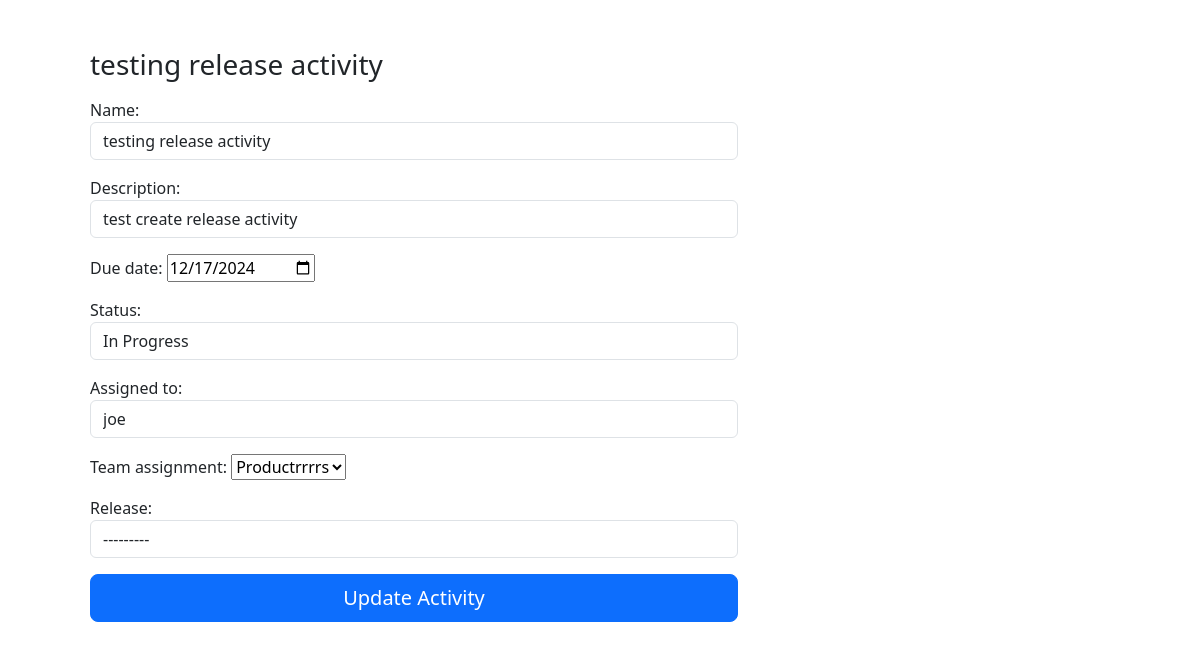
The page /activity_detail/1 on the database as committed earlier.
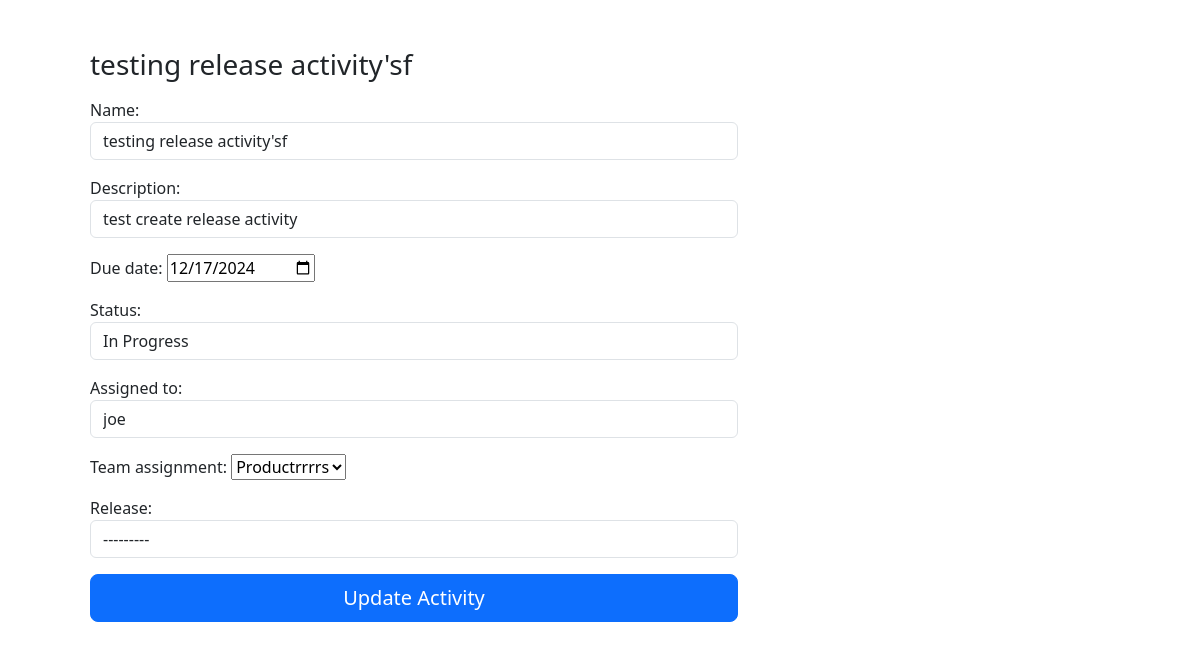
The same page on the database as committed later.
### bettergtm_backend/models.py (models this page shows, shortened)
class ReleaseActivity(models.Model):
  name = models.CharField(max_length=100)
  description = models.TextField(null=True)
  due_date = models.DateField()
  status = models.CharField(max_length=100) #*NEED TO SET AN ENUM FOR STATUS
  assigned_to = models.ForeignKey(User, on_delete=models.CASCADE, null=True,
                                  related_name="user_assigned_to")
  release = models.ForeignKey(Release, on_delete=models.CASCADE)
  created_by = models.ForeignKey(User, on_delete=models.CASCADE,
                                 related_name="user_created_by")
  team_assignment = models.ForeignKey(Team, on_delete=models.CASCADE, null=True)

class Team(models.Model):
  name = models.CharField(max_length=100)
  short_name = models.CharField(max_length=10, null=True) #* Short name for team i.e. PMM for Product Marketing Managers
  description = models.TextField(null=True)
  def __str__(self):
    return self.name

class Release(models.Model):
  name = models.CharField(max_length=100)
  release_date = models.DateField()
  description = models.TextField(null=True)
  status = models.CharField(max_length=100)
  type = models.CharField(max_length=100)
  created_by = models.ForeignKey(User, on_delete=models.CASCADE)
  def __str__(self):
    return self.name

### bettergtm_backend/views.py (the view)
# urls.py: path('activity_detail/<activity_id>',  views.activity_detail  , name='activity_detail'),
def activity_detail(request, activity_id):
    activity = ReleaseActivity.objects.get(id=activity_id)
    form = ReleaseActivityForm(instance=activity)
    return render(request, 'activity_detail.html', {'form': form, 'activity': activity})

### bettergtm_backend/templates/activity_detail.html (shortened to what this page needs)
{% extends 'base.html' %}
{% block content %}
<div class="col-lg-8">
  <div class="card-body py-5 px-md-5">
    <form class="form-signin w-100 m-auto" method="POST"
    action="{% url 'bettergtm_backend:update_activity' activity_id=activity.id %}">
    <h1 class="h3 mb-3 fw-normal">{{ activity.name }}</h1>
{{ form.as_p }}
    <button class="w-100 btn btn-lg btn-primary" type="submit">Update Activity</button>
  </form>
  </div>
</div>
</div>
</div>
{% endblock %}

Rows that differ between the two databases and show on the page:
changed ReleaseActivity "test create release activity": name "testing release activity" → "testing release activity'sf"
